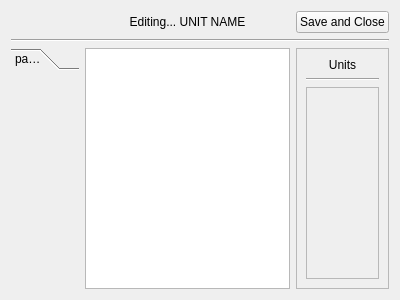
<?xml version="1.0" encoding="UTF-8"?>
<ui version="4.0">
 <class>Form</class>
 <widget class="QWidget" name="Form">
  <property name="geometry">
   <rect>
    <x>0</x>
    <y>0</y>
    <width>400</width>
    <height>300</height>
   </rect>
  </property>
  <property name="windowTitle">
   <string>Form</string>
  </property>
  <layout class="QGridLayout" name="gridLayout" rowstretch="0,0,1" columnstretch="1,4,1">
   <item row="2" column="0">
    <widget class="QToolBox" name="toolBox">
     <property name="currentIndex">
      <number>0</number>
     </property>
     <widget class="QWidget" name="page">
      <property name="geometry">
       <rect>
        <x>0</x>
        <y>0</y>
        <width>57</width>
        <height>213</height>
       </rect>
      </property>
      <attribute name="label">
       <string>page</string>
      </attribute>
     </widget>
    </widget>
   </item>
   <item row="2" column="2">
    <widget class="QFrame" name="frame_2">
     <property name="frameShape">
      <enum>QFrame::Shape::StyledPanel</enum>
     </property>
     <property name="frameShadow">
      <enum>QFrame::Shadow::Raised</enum>
     </property>
     <layout class="QVBoxLayout" name="verticalLayout" stretch="0,0,1">
      <item>
       <widget class="QLabel" name="label">
        <property name="text">
         <string>Units</string>
        </property>
        <property name="alignment">
         <set>Qt::AlignmentFlag::AlignCenter</set>
        </property>
       </widget>
      </item>
      <item>
       <widget class="Line" name="line_2">
        <property name="orientation">
         <enum>Qt::Orientation::Horizontal</enum>
        </property>
       </widget>
      </item>
      <item>
       <widget class="QScrollArea" name="scrollArea">
        <property name="widgetResizable">
         <bool>true</bool>
        </property>
        <widget class="QWidget" name="scrollAreaWidgetContents">
         <property name="geometry">
          <rect>
           <x>0</x>
           <y>0</y>
           <width>65</width>
           <height>190</height>
          </rect>
         </property>
        </widget>
       </widget>
      </item>
     </layout>
    </widget>
   </item>
   <item row="2" column="1">
    <widget class="QTextEdit" name="textEdit"/>
   </item>
   <item row="1" column="0" colspan="3">
    <widget class="Line" name="line">
     <property name="orientation">
      <enum>Qt::Orientation::Horizontal</enum>
     </property>
    </widget>
   </item>
   <item row="0" column="1">
    <widget class="QLabel" name="label_2">
     <property name="text">
      <string>Editing... UNIT NAME</string>
     </property>
     <property name="alignment">
      <set>Qt::AlignmentFlag::AlignCenter</set>
     </property>
    </widget>
   </item>
   <item row="0" column="2">
    <widget class="QPushButton" name="BackButton">
     <property name="text">
      <string>Save and Close</string>
     </property>
    </widget>
   </item>
  </layout>
 </widget>
 <resources/>
 <connections/>
</ui>
